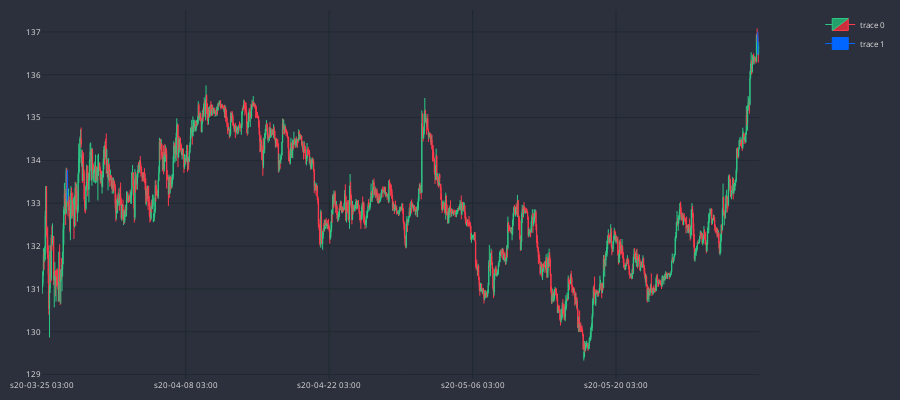

The code cell stored with this chart in its notebook:
### Code cell
MARKER = '#0066FF'
dfp = df_an.iloc[20050:21250]
cp = CandlePlot(dfp, candles=True)

# Pour la lecture de chaque pattern il faut te rassurer que le chandelier en bleu correspond au dernier chandelier dans le pattern
df_temp = cp.df_plot[cp.df_plot.EVENING_STAR==True]
cp.fig.add_trace(go.Candlestick(
                x=df_temp.sTime,
                open=df_temp.mid_o,
                high=df_temp.mid_h,
                low=df_temp.mid_l,
                close=df_temp.mid_c,
                line=dict(width=1), opacity=1,
                increasing_fillcolor=MARKER,
                decreasing_fillcolor=MARKER,
                increasing_line_color=MARKER,
                decreasing_line_color=MARKER
            ))

cp.show_plot()

### Figure 1 — Plotly figure (JSON) as saved in the notebook; plotly's stock layout.template omitted (floating-point values rounded to 4 significant figures; data arrays with more than 128 entries replaced by an {"elided": "..."} marker saying what was removed)
{"data": [{"close": {"elided": "1200 float values"}, "decreasing": {"fillcolor": "#CC2E3C", "line": {"color": "#FF3A4C"}}, "high": {"elided": "1200 float values"}, "increasing": {"fillcolor": "#24A06B", "line": {"color": "#2EC886"}}, "line": {"width": 1}, "low": {"elided": "1200 float values"}, "opacity": 1, "open": {"elided": "1200 float values"}, "type": "candlestick", "x": {"elided": "1200 str values"}}, {"close": [133.1, 136.5], "decreasing": {"fillcolor": "#0066FF", "line": {"color": "#0066FF"}}, "high": [133.8, 137.0], "increasing": {"fillcolor": "#0066FF", "line": {"color": "#0066FF"}}, "line": {"width": 1}, "low": [133.0, 136.5], "opacity": 1, "open": [133.8, 136.9], "type": "candlestick", "x": ["s20-03-26 21:00", "s20-06-03 01:00"]}], "layout": {"font": {"color": "#e1e1e1", "size": 8}, "height": 400, "margin": {"b": 10, "l": 10, "r": 10, "t": 10}, "paper_bgcolor": "#2c303c", "plot_bgcolor": "#2c303c", "width": 900, "xaxis": {"anchor": "y", "domain": [0, 0.94], "gridcolor": "#1f292f", "nticks": 5, "rangeslider": {"visible": false}}, "yaxis": {"anchor": "x", "domain": [0, 1], "gridcolor": "#1f292f"}, "yaxis2": {"anchor": "x", "gridcolor": "#1f292f", "overlaying": "y", "side": "right"}}}
